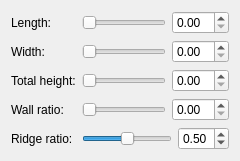
              <widget class="QWidget" name="pageGabledRoof">
               <layout class="QFormLayout" name="formLayout_3">
                <item row="0" column="0">
                 <widget class="QLabel" name="labelGRLength">
                  <property name="text">
                   <string>Length:</string>
                  </property>
                 </widget>
                </item>
                <item row="0" column="1">
                 <layout class="QHBoxLayout" name="layoutGRLength">
                  <item>
                   <widget class="QSlider" name="sliderGRLength">
                    <property name="orientation">
                     <enum>Qt::Horizontal</enum>
                    </property>
                   </widget>
                  </item>
                  <item>
                   <widget class="QDoubleSpinBox" name="spinBoxGRLength">
                    <property name="singleStep">
                     <double>0.100000000000000</double>
                    </property>
                   </widget>
                  </item>
                 </layout>
                </item>
                <item row="1" column="0">
                 <widget class="QLabel" name="labelGRWidth">
                  <property name="text">
                   <string>Width:</string>
                  </property>
                 </widget>
                </item>
                <item row="1" column="1">
                 <layout class="QHBoxLayout" name="layoutGRWidth">
                  <item>
                   <widget class="QSlider" name="sliderGRWidth">
                    <property name="orientation">
                     <enum>Qt::Horizontal</enum>
                    </property>
                   </widget>
                  </item>
                  <item>
                   <widget class="QDoubleSpinBox" name="spinBoxGRWidth">
                    <property name="singleStep">
                     <double>0.100000000000000</double>
                    </property>
                   </widget>
                  </item>
                 </layout>
                </item>
                <item row="2" column="0">
                 <widget class="QLabel" name="labelGRHeightWall">
                  <property name="text">
                    <string>Total height:</string>
                  </property>
                 </widget>
                </item>
                <item row="2" column="1">
                 <layout class="QHBoxLayout" name="layoutGRHeightWall">
                  <item>
                   <widget class="QSlider" name="sliderGRHeightWall">
                    <property name="orientation">
                     <enum>Qt::Horizontal</enum>
                    </property>
                   </widget>
                  </item>
                  <item>
                   <widget class="QDoubleSpinBox" name="spinBoxGRHeightWall">
                    <property name="singleStep">
                     <double>0.100000000000000</double>
                    </property>
                   </widget>
                  </item>
                 </layout>
                </item>
                <item row="3" column="0">
                 <widget class="QLabel" name="labelGRHeightRoof">
                  <property name="text">
                    <string>Wall ratio:</string>
                  </property>
                 </widget>
                </item>
                <item row="3" column="1">
                 <layout class="QHBoxLayout" name="layoutGRHeightRoof">
                  <item>
                   <widget class="QSlider" name="sliderGRHeightRoof">
                    <property name="orientation">
                     <enum>Qt::Horizontal</enum>
                    </property>
                   </widget>
                  </item>
                  <item>
                   <widget class="QDoubleSpinBox" name="spinBoxGRHeightRoof">
                    <property name="singleStep">
                     <double>0.100000000000000</double>
                    </property>
                   </widget>
                  </item>
                 </layout>
                </item>
                <item row="4" column="0">
                 <widget class="QLabel" name="labelGRRidgeRatio">
                  <property name="text">
                   <string>Ridge ratio:</string>
                  </property>
                 </widget>
                </item>
                <item row="4" column="1">
                 <layout class="QHBoxLayout" name="layoutGRRidgeRatio">
                  <item>
                   <widget class="QSlider" name="sliderGRRidgeRatio">
                    <property name="minimum"><number>20</number></property>
                    <property name="maximum"><number>80</number></property>
                    <property name="value"><number>50</number></property>
                    <property name="orientation"><enum>Qt::Horizontal</enum></property>
                   </widget>
                  </item>
                  <item>
                   <widget class="QDoubleSpinBox" name="spinBoxGRRidgeRatio">
                    <property name="minimum"><double>0.200000000000000</double></property>
                    <property name="maximum"><double>0.800000000000000</double></property>
                    <property name="singleStep"><double>0.010000000000000</double></property>
                    <property name="value"><double>0.500000000000000</double></property>
                   </widget>
                  </item>
                 </layout>
                </item>
               </layout>
              </widget>
